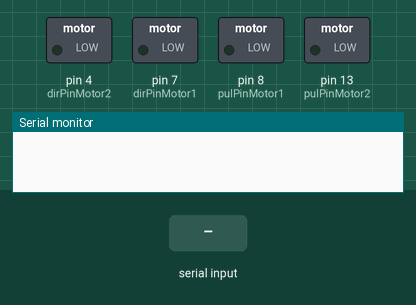
A sketch run on a simulated Arduino Uno, built with avr-gcc and run on an emulated ATmega328P. On the bench: switched loads named in the sketch (green lamp = pin HIGH), the last lines printed to the serial monitor. The test bench sets the inputs (shaded band).

Above: at 1.2 s.
1.3 s: "90,45\n" received over Serial
At 5.7 s:
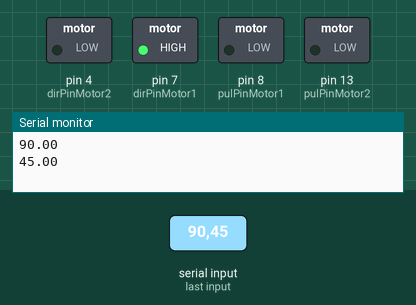
At 9.2 s:
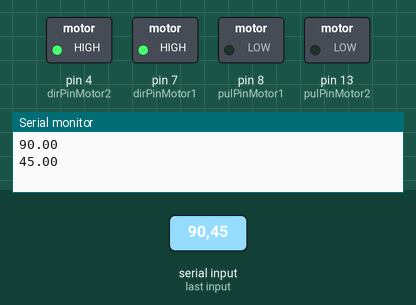
Timing chart, 0 to 19.1 s (numbered marks = the images above; inputs shaded):
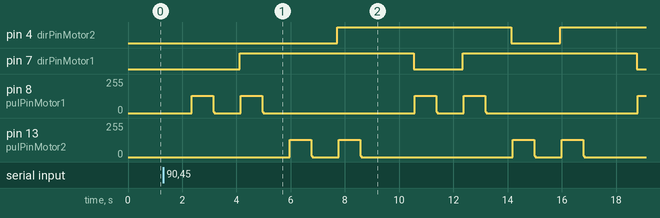

Measured:
- after the input at 1.3 s, pin 4 (dirPinMotor2): LOW → HIGH after 6.4 s, → LOW 6.4 s later, → HIGH 1.8 s later; pin 7 (dirPinMotor1): alternates HIGH for 6.4 s and LOW for 1.8 s, starting after 2.8 s

The sketch:

simpleMotorTest.ino
```cpp
#define pulPinMotor1 8
#define dirPinMotor1 7
#define pulPinMotor2 13
#define dirPinMotor2 4
#define stepsPerRev 800
#define stepperSpeed 500
#define FOR 1
#define BAC 0
float Gap_Width;
float Num_Fingers;

void stepperRun(int steps, int direction, int pulPin, int dirPin);

void setup() {
  pinMode(pulPinMotor1, OUTPUT);    // set pin as PUL
  pinMode(dirPinMotor1, OUTPUT);    // set pin as DIR
  pinMode(pulPinMotor2, OUTPUT);    // set pin as PUL
  pinMode(dirPinMotor2, OUTPUT);    // set pin as DIR
  Serial.begin(9600);

}
void loop() {
  if (!Serial.available()){
  //Do Nothing
  return;
  }
  if (Serial.available()){

  Gap_Width = Serial.parseFloat();
  Num_Fingers = Serial.parseFloat();

  Serial.println(Gap_Width);
  Serial.println(Num_Fingers);

  //delay(1000);
    for(float i = 0; i < Num_Fingers; i++){
      delay(1000);
      stepperRun(stepsPerRev, BAC, pulPinMotor1, dirPinMotor1);
      stepperRun(stepsPerRev, FOR, pulPinMotor1, dirPinMotor1);
      stepperRun(stepsPerRev, BAC, pulPinMotor2, dirPinMotor2);
      stepperRun(stepsPerRev, FOR, pulPinMotor2, dirPinMotor2);
  }


  }
}

void stepperRun(int steps, int direction, int pulPin, int dirPin){
  digitalWrite(dirPin, direction);  // set direction level
  for (int x = 0; x < steps; x++)   // repeat "steps" times a revolution
  {
    digitalWrite(pulPin, HIGH);     // Output high
    delayMicroseconds(stepperSpeed);// set rotate speed
    digitalWrite(pulPin, LOW);      // Output low
    delayMicroseconds(stepperSpeed);// set rotate speed
  }
  delay(1000);                      // May be unnecessary
}
```
